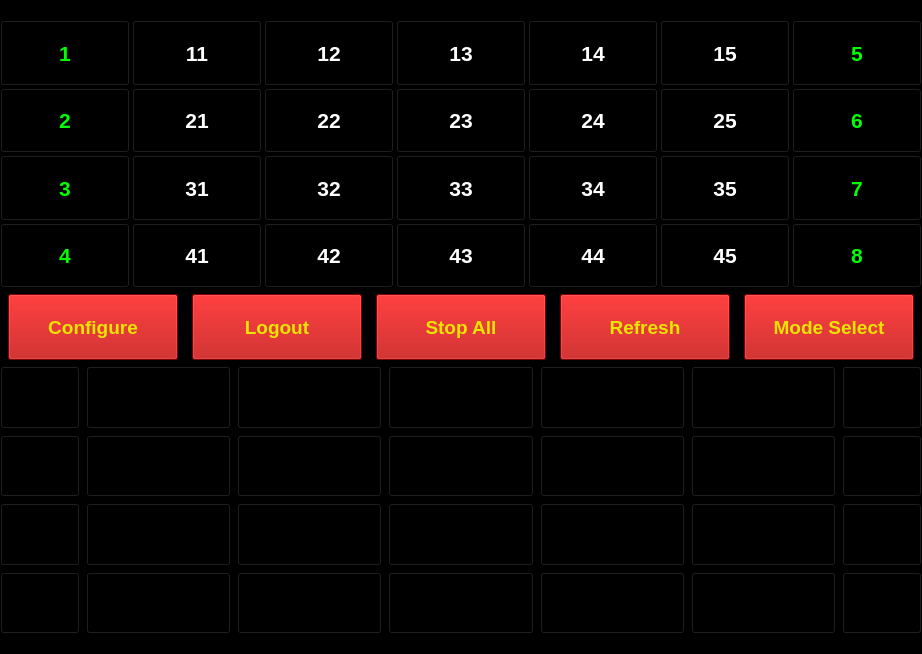
<?xml version="1.0" encoding="UTF-8"?>
<ui version="4.0">
 <class>CartWall</class>
 <widget class="QMainWindow" name="CartWall">
  <property name="geometry">
   <rect>
    <x>0</x>
    <y>0</y>
    <width>879</width>
    <height>654</height>
   </rect>
  </property>
  <property name="sizePolicy">
   <sizepolicy hsizetype="Maximum" vsizetype="Maximum">
    <horstretch>0</horstretch>
    <verstretch>0</verstretch>
   </sizepolicy>
  </property>
  <property name="font">
   <font>
    <pointsize>14</pointsize>
    <weight>75</weight>
    <bold>true</bold>
   </font>
  </property>
  <property name="contextMenuPolicy">
   <enum>Qt::NoContextMenu</enum>
  </property>
  <property name="windowTitle">
   <string>MainWindow</string>
  </property>
  <property name="styleSheet">
   <string notr="true">background-color: rgb(0, 0, 0);</string>
  </property>
  <widget class="QWidget" name="centralwidget">
   <property name="sizePolicy">
    <sizepolicy hsizetype="Maximum" vsizetype="Maximum">
     <horstretch>0</horstretch>
     <verstretch>0</verstretch>
    </sizepolicy>
   </property>
   <layout class="QVBoxLayout" name="verticalLayout" stretch="4,1,4">
    <property name="spacing">
     <number>-1</number>
    </property>
    <property name="sizeConstraint">
     <enum>QLayout::SetDefaultConstraint</enum>
    </property>
    <property name="leftMargin">
     <number>0</number>
    </property>
    <property name="topMargin">
     <number>20</number>
    </property>
    <property name="rightMargin">
     <number>0</number>
    </property>
    <property name="bottomMargin">
     <number>20</number>
    </property>
    <item>
     <layout class="QGridLayout" name="gridLayout" columnstretch="3,7,7,7,7,7,3">
      <property name="sizeConstraint">
       <enum>QLayout::SetMaximumSize</enum>
      </property>
      <property name="spacing">
       <number>2</number>
      </property>
      <item row="0" column="1">
       <widget class="QPushButton" name="btnTopCart11">
        <property name="sizePolicy">
         <sizepolicy hsizetype="Expanding" vsizetype="Expanding">
          <horstretch>0</horstretch>
          <verstretch>0</verstretch>
         </sizepolicy>
        </property>
        <property name="minimumSize">
         <size>
          <width>130</width>
          <height>0</height>
         </size>
        </property>
        <property name="font">
         <font>
          <pointsize>16</pointsize>
          <weight>75</weight>
          <bold>true</bold>
         </font>
        </property>
        <property name="focusPolicy">
         <enum>Qt::NoFocus</enum>
        </property>
        <property name="styleSheet">
         <string notr="true">color: rgb(255,255,255);</string>
        </property>
        <property name="text">
         <string>11</string>
        </property>
       </widget>
      </item>
      <item row="0" column="2">
       <widget class="QPushButton" name="btnTopCart12">
        <property name="sizePolicy">
         <sizepolicy hsizetype="Expanding" vsizetype="Expanding">
          <horstretch>0</horstretch>
          <verstretch>0</verstretch>
         </sizepolicy>
        </property>
        <property name="minimumSize">
         <size>
          <width>130</width>
          <height>0</height>
         </size>
        </property>
        <property name="font">
         <font>
          <pointsize>16</pointsize>
          <weight>75</weight>
          <bold>true</bold>
         </font>
        </property>
        <property name="focusPolicy">
         <enum>Qt::NoFocus</enum>
        </property>
        <property name="styleSheet">
         <string notr="true">color: rgb(255,255,255);</string>
        </property>
        <property name="text">
         <string>12</string>
        </property>
       </widget>
      </item>
      <item row="0" column="3">
       <widget class="QPushButton" name="btnTopCart13">
        <property name="sizePolicy">
         <sizepolicy hsizetype="Expanding" vsizetype="Expanding">
          <horstretch>0</horstretch>
          <verstretch>0</verstretch>
         </sizepolicy>
        </property>
        <property name="minimumSize">
         <size>
          <width>130</width>
          <height>0</height>
         </size>
        </property>
        <property name="font">
         <font>
          <pointsize>16</pointsize>
          <weight>75</weight>
          <bold>true</bold>
         </font>
        </property>
        <property name="focusPolicy">
         <enum>Qt::NoFocus</enum>
        </property>
        <property name="styleSheet">
         <string notr="true">color: rgb(255,255,255);</string>
        </property>
        <property name="text">
         <string>13</string>
        </property>
       </widget>
      </item>
      <item row="0" column="5">
       <widget class="QPushButton" name="btnTopCart15">
        <property name="sizePolicy">
         <sizepolicy hsizetype="Expanding" vsizetype="Expanding">
          <horstretch>0</horstretch>
          <verstretch>0</verstretch>
         </sizepolicy>
        </property>
        <property name="minimumSize">
         <size>
          <width>130</width>
          <height>0</height>
         </size>
        </property>
        <property name="font">
         <font>
          <pointsize>16</pointsize>
          <weight>75</weight>
          <bold>true</bold>
         </font>
        </property>
        <property name="focusPolicy">
         <enum>Qt::NoFocus</enum>
        </property>
        <property name="styleSheet">
         <string notr="true">color: rgb(255,255,255);</string>
        </property>
        <property name="text">
         <string>15</string>
        </property>
       </widget>
      </item>
      <item row="0" column="6">
       <widget class="QPushButton" name="btnTopPage5">
        <property name="sizePolicy">
         <sizepolicy hsizetype="Expanding" vsizetype="Expanding">
          <horstretch>0</horstretch>
          <verstretch>0</verstretch>
         </sizepolicy>
        </property>
        <property name="minimumSize">
         <size>
          <width>130</width>
          <height>0</height>
         </size>
        </property>
        <property name="font">
         <font>
          <pointsize>16</pointsize>
          <weight>75</weight>
          <bold>true</bold>
         </font>
        </property>
        <property name="focusPolicy">
         <enum>Qt::NoFocus</enum>
        </property>
        <property name="styleSheet">
         <string notr="true">background-color: rgb(0,0,0);
border-color: rgb(0,255,0);
color: rgb(0,255,0);</string>
        </property>
        <property name="text">
         <string>5</string>
        </property>
       </widget>
      </item>
      <item row="1" column="0">
       <widget class="QPushButton" name="btnTopPage2">
        <property name="sizePolicy">
         <sizepolicy hsizetype="Expanding" vsizetype="Expanding">
          <horstretch>0</horstretch>
          <verstretch>0</verstretch>
         </sizepolicy>
        </property>
        <property name="minimumSize">
         <size>
          <width>130</width>
          <height>0</height>
         </size>
        </property>
        <property name="font">
         <font>
          <pointsize>16</pointsize>
          <weight>75</weight>
          <bold>true</bold>
         </font>
        </property>
        <property name="focusPolicy">
         <enum>Qt::NoFocus</enum>
        </property>
        <property name="styleSheet">
         <string notr="true">background-color: rgb(0,0,0);
border-color: rgb(0,255,0);
color: rgb(0,255,0);</string>
        </property>
        <property name="text">
         <string>2</string>
        </property>
       </widget>
      </item>
      <item row="1" column="1">
       <widget class="QPushButton" name="btnTopCart21">
        <property name="sizePolicy">
         <sizepolicy hsizetype="Expanding" vsizetype="Expanding">
          <horstretch>0</horstretch>
          <verstretch>0</verstretch>
         </sizepolicy>
        </property>
        <property name="minimumSize">
         <size>
          <width>130</width>
          <height>0</height>
         </size>
        </property>
        <property name="font">
         <font>
          <pointsize>16</pointsize>
          <weight>75</weight>
          <bold>true</bold>
         </font>
        </property>
        <property name="focusPolicy">
         <enum>Qt::NoFocus</enum>
        </property>
        <property name="styleSheet">
         <string notr="true">color: rgb(255,255,255);</string>
        </property>
        <property name="text">
         <string>21</string>
        </property>
       </widget>
      </item>
      <item row="1" column="2">
       <widget class="QPushButton" name="btnTopCart22">
        <property name="sizePolicy">
         <sizepolicy hsizetype="Expanding" vsizetype="Expanding">
          <horstretch>0</horstretch>
          <verstretch>0</verstretch>
         </sizepolicy>
        </property>
        <property name="minimumSize">
         <size>
          <width>130</width>
          <height>0</height>
         </size>
        </property>
        <property name="font">
         <font>
          <pointsize>16</pointsize>
          <weight>75</weight>
          <bold>true</bold>
         </font>
        </property>
        <property name="focusPolicy">
         <enum>Qt::NoFocus</enum>
        </property>
        <property name="styleSheet">
         <string notr="true">color: rgb(255,255,255);</string>
        </property>
        <property name="text">
         <string>22</string>
        </property>
       </widget>
      </item>
      <item row="1" column="3">
       <widget class="QPushButton" name="btnTopCart23">
        <property name="sizePolicy">
         <sizepolicy hsizetype="Expanding" vsizetype="Expanding">
          <horstretch>0</horstretch>
          <verstretch>0</verstretch>
         </sizepolicy>
        </property>
        <property name="minimumSize">
         <size>
          <width>130</width>
          <height>0</height>
         </size>
        </property>
        <property name="font">
         <font>
          <pointsize>16</pointsize>
          <weight>75</weight>
          <bold>true</bold>
         </font>
        </property>
        <property name="focusPolicy">
         <enum>Qt::NoFocus</enum>
        </property>
        <property name="styleSheet">
         <string notr="true">color: rgb(255,255,255);</string>
        </property>
        <property name="text">
         <string>23</string>
        </property>
       </widget>
      </item>
      <item row="1" column="4">
       <widget class="QPushButton" name="btnTopCart24">
        <property name="sizePolicy">
         <sizepolicy hsizetype="Expanding" vsizetype="Expanding">
          <horstretch>0</horstretch>
          <verstretch>0</verstretch>
         </sizepolicy>
        </property>
        <property name="minimumSize">
         <size>
          <width>130</width>
          <height>0</height>
         </size>
        </property>
        <property name="font">
         <font>
          <pointsize>16</pointsize>
          <weight>75</weight>
          <bold>true</bold>
         </font>
        </property>
        <property name="focusPolicy">
         <enum>Qt::NoFocus</enum>
        </property>
        <property name="styleSheet">
         <string notr="true">color: rgb(255,255,255);</string>
        </property>
        <property name="text">
         <string>24</string>
        </property>
       </widget>
      </item>
      <item row="1" column="5">
       <widget class="QPushButton" name="btnTopCart25">
        <property name="sizePolicy">
         <sizepolicy hsizetype="Expanding" vsizetype="Expanding">
          <horstretch>0</horstretch>
          <verstretch>0</verstretch>
         </sizepolicy>
        </property>
        <property name="minimumSize">
         <size>
          <width>130</width>
          <height>0</height>
         </size>
        </property>
        <property name="font">
         <font>
          <pointsize>16</pointsize>
          <weight>75</weight>
          <bold>true</bold>
         </font>
        </property>
        <property name="focusPolicy">
         <enum>Qt::NoFocus</enum>
        </property>
        <property name="styleSheet">
         <string notr="true">color: rgb(255,255,255);</string>
        </property>
        <property name="text">
         <string>25</string>
        </property>
       </widget>
      </item>
      <item row="1" column="6">
       <widget class="QPushButton" name="btnTopPage6">
        <property name="sizePolicy">
         <sizepolicy hsizetype="Expanding" vsizetype="Expanding">
          <horstretch>0</horstretch>
          <verstretch>0</verstretch>
         </sizepolicy>
        </property>
        <property name="minimumSize">
         <size>
          <width>130</width>
          <height>0</height>
         </size>
        </property>
        <property name="font">
         <font>
          <pointsize>16</pointsize>
          <weight>75</weight>
          <bold>true</bold>
         </font>
        </property>
        <property name="focusPolicy">
         <enum>Qt::NoFocus</enum>
        </property>
        <property name="styleSheet">
         <string notr="true">background-color: rgb(0,0,0);
border-color: rgb(0,255,0);
color: rgb(0,255,0);</string>
        </property>
        <property name="text">
         <string>6</string>
        </property>
       </widget>
      </item>
      <item row="2" column="0">
       <widget class="QPushButton" name="btnTopPage3">
        <property name="sizePolicy">
         <sizepolicy hsizetype="Expanding" vsizetype="Expanding">
          <horstretch>0</horstretch>
          <verstretch>0</verstretch>
         </sizepolicy>
        </property>
        <property name="minimumSize">
         <size>
          <width>130</width>
          <height>0</height>
         </size>
        </property>
        <property name="font">
         <font>
          <pointsize>16</pointsize>
          <weight>75</weight>
          <bold>true</bold>
         </font>
        </property>
        <property name="focusPolicy">
         <enum>Qt::NoFocus</enum>
        </property>
        <property name="styleSheet">
         <string notr="true">background-color: rgb(0,0,0);
border-color: rgb(0,255,0);
color: rgb(0,255,0);</string>
        </property>
        <property name="text">
         <string>3</string>
        </property>
       </widget>
      </item>
      <item row="2" column="1">
       <widget class="QPushButton" name="btnTopCart31">
        <property name="sizePolicy">
         <sizepolicy hsizetype="Expanding" vsizetype="Expanding">
          <horstretch>0</horstretch>
          <verstretch>0</verstretch>
         </sizepolicy>
        </property>
        <property name="minimumSize">
         <size>
          <width>130</width>
          <height>0</height>
         </size>
        </property>
        <property name="font">
         <font>
          <pointsize>16</pointsize>
          <weight>75</weight>
          <bold>true</bold>
         </font>
        </property>
        <property name="focusPolicy">
         <enum>Qt::NoFocus</enum>
        </property>
        <property name="styleSheet">
         <string notr="true">color: rgb(255,255,255);</string>
        </property>
        <property name="text">
         <string>31</string>
        </property>
       </widget>
      </item>
      <item row="2" column="2">
       <widget class="QPushButton" name="btnTopCart32">
        <property name="sizePolicy">
         <sizepolicy hsizetype="Expanding" vsizetype="Expanding">
          <horstretch>0</horstretch>
          <verstretch>0</verstretch>
         </sizepolicy>
        </property>
        <property name="minimumSize">
         <size>
          <width>130</width>
          <height>0</height>
         </size>
        </property>
        <property name="font">
         <font>
          <pointsize>16</pointsize>
          <weight>75</weight>
          <bold>true</bold>
         </font>
        </property>
        <property name="focusPolicy">
         <enum>Qt::NoFocus</enum>
        </property>
        <property name="styleSheet">
         <string notr="true">color: rgb(255,255,255);</string>
        </property>
        <property name="text">
         <string>32</string>
        </property>
       </widget>
      </item>
      <item row="2" column="3">
       <widget class="QPushButton" name="btnTopCart33">
        <property name="sizePolicy">
         <sizepolicy hsizetype="Expanding" vsizetype="Expanding">
          <horstretch>0</horstretch>
          <verstretch>0</verstretch>
         </sizepolicy>
        </property>
        <property name="minimumSize">
         <size>
          <width>130</width>
          <height>0</height>
         </size>
        </property>
        <property name="font">
         <font>
          <pointsize>16</pointsize>
          <weight>75</weight>
          <bold>true</bold>
         </font>
        </property>
        <property name="focusPolicy">
         <enum>Qt::NoFocus</enum>
        </property>
        <property name="styleSheet">
         <string notr="true">color: rgb(255,255,255);</string>
        </property>
        <property name="text">
         <string>33</string>
        </property>
       </widget>
      </item>
      <item row="2" column="4">
       <widget class="QPushButton" name="btnTopCart34">
        <property name="sizePolicy">
         <sizepolicy hsizetype="Expanding" vsizetype="Expanding">
          <horstretch>0</horstretch>
          <verstretch>0</verstretch>
         </sizepolicy>
        </property>
        <property name="minimumSize">
         <size>
          <width>130</width>
          <height>0</height>
         </size>
        </property>
        <property name="font">
         <font>
          <pointsize>16</pointsize>
          <weight>75</weight>
          <bold>true</bold>
         </font>
        </property>
        <property name="focusPolicy">
         <enum>Qt::NoFocus</enum>
        </property>
        <property name="styleSheet">
         <string notr="true">color: rgb(255,255,255);</string>
        </property>
        <property name="text">
         <string>34</string>
        </property>
       </widget>
      </item>
      <item row="2" column="5">
       <widget class="QPushButton" name="btnTopCart35">
        <property name="sizePolicy">
         <sizepolicy hsizetype="Expanding" vsizetype="Expanding">
          <horstretch>0</horstretch>
          <verstretch>0</verstretch>
         </sizepolicy>
        </property>
        <property name="minimumSize">
         <size>
          <width>130</width>
          <height>0</height>
         </size>
        </property>
        <property name="font">
         <font>
          <pointsize>16</pointsize>
          <weight>75</weight>
          <bold>true</bold>
         </font>
        </property>
        <property name="focusPolicy">
         <enum>Qt::NoFocus</enum>
        </property>
        <property name="styleSheet">
         <string notr="true">color: rgb(255,255,255);</string>
        </property>
        <property name="text">
         <string>35</string>
        </property>
       </widget>
      </item>
      <item row="2" column="6">
       <widget class="QPushButton" name="btnTopPage7">
        <property name="sizePolicy">
         <sizepolicy hsizetype="Expanding" vsizetype="Expanding">
          <horstretch>0</horstretch>
          <verstretch>0</verstretch>
         </sizepolicy>
        </property>
        <property name="minimumSize">
         <size>
          <width>130</width>
          <height>0</height>
         </size>
        </property>
        <property name="font">
         <font>
          <pointsize>16</pointsize>
          <weight>75</weight>
          <bold>true</bold>
         </font>
        </property>
        <property name="focusPolicy">
         <enum>Qt::NoFocus</enum>
        </property>
        <property name="styleSheet">
         <string notr="true">background-color: rgb(0,0,0);
border-color: rgb(0,255,0);
color: rgb(0,255,0);</string>
        </property>
        <property name="text">
         <string>7</string>
        </property>
       </widget>
      </item>
      <item row="3" column="0">
       <widget class="QPushButton" name="btnTopPage4">
        <property name="sizePolicy">
         <sizepolicy hsizetype="Expanding" vsizetype="Expanding">
          <horstretch>0</horstretch>
          <verstretch>0</verstretch>
         </sizepolicy>
        </property>
        <property name="minimumSize">
         <size>
          <width>130</width>
          <height>0</height>
         </size>
        </property>
        <property name="font">
         <font>
          <pointsize>16</pointsize>
          <weight>75</weight>
          <bold>true</bold>
         </font>
        </property>
        <property name="focusPolicy">
         <enum>Qt::NoFocus</enum>
        </property>
        <property name="styleSheet">
         <string notr="true">background-color: rgb(0,0,0);
border-color: rgb(0,255,0);
color: rgb(0,255,0);</string>
        </property>
        <property name="text">
         <string>4</string>
        </property>
       </widget>
      </item>
      <item row="3" column="1">
       <widget class="QPushButton" name="btnTopCart41">
        <property name="sizePolicy">
         <sizepolicy hsizetype="Expanding" vsizetype="Expanding">
          <horstretch>0</horstretch>
          <verstretch>0</verstretch>
         </sizepolicy>
        </property>
        <property name="minimumSize">
         <size>
          <width>130</width>
          <height>0</height>
         </size>
        </property>
        <property name="font">
         <font>
          <pointsize>16</pointsize>
          <weight>75</weight>
          <bold>true</bold>
         </font>
        </property>
        <property name="focusPolicy">
         <enum>Qt::NoFocus</enum>
        </property>
        <property name="styleSheet">
         <string notr="true">color: rgb(255,255,255);</string>
        </property>
        <property name="text">
         <string>41</string>
        </property>
       </widget>
      </item>
      <item row="3" column="2">
       <widget class="QPushButton" name="btnTopCart42">
        <property name="sizePolicy">
         <sizepolicy hsizetype="Expanding" vsizetype="Expanding">
          <horstretch>0</horstretch>
          <verstretch>0</verstretch>
         </sizepolicy>
        </property>
        <property name="minimumSize">
         <size>
          <width>130</width>
          <height>0</height>
         </size>
        </property>
        <property name="font">
         <font>
          <pointsize>16</pointsize>
          <weight>75</weight>
          <bold>true</bold>
         </font>
        </property>
        <property name="focusPolicy">
         <enum>Qt::NoFocus</enum>
        </property>
        <property name="styleSheet">
         <string notr="true">color: rgb(255,255,255);</string>
        </property>
        <property name="text">
         <string>42</string>
        </property>
       </widget>
      </item>
      <item row="3" column="3">
       <widget class="QPushButton" name="btnTopCart43">
        <property name="sizePolicy">
         <sizepolicy hsizetype="Expanding" vsizetype="Expanding">
          <horstretch>0</horstretch>
          <verstretch>0</verstretch>
         </sizepolicy>
        </property>
        <property name="minimumSize">
         <size>
          <width>130</width>
          <height>0</height>
         </size>
        </property>
        <property name="font">
         <font>
          <pointsize>16</pointsize>
          <weight>75</weight>
          <bold>true</bold>
         </font>
        </property>
        <property name="focusPolicy">
         <enum>Qt::NoFocus</enum>
        </property>
        <property name="styleSheet">
         <string notr="true">color: rgb(255,255,255);</string>
        </property>
        <property name="text">
         <string>43</string>
        </property>
       </widget>
      </item>
      <item row="3" column="4">
       <widget class="QPushButton" name="btnTopCart44">
        <property name="sizePolicy">
         <sizepolicy hsizetype="Expanding" vsizetype="Expanding">
          <horstretch>0</horstretch>
          <verstretch>0</verstretch>
         </sizepolicy>
        </property>
        <property name="minimumSize">
         <size>
          <width>130</width>
          <height>0</height>
         </size>
        </property>
        <property name="font">
         <font>
          <pointsize>16</pointsize>
          <weight>75</weight>
          <bold>true</bold>
         </font>
        </property>
        <property name="focusPolicy">
         <enum>Qt::NoFocus</enum>
        </property>
        <property name="autoFillBackground">
         <bool>false</bool>
        </property>
        <property name="styleSheet">
         <string notr="true">color: rgb(255,255,255);</string>
        </property>
        <property name="text">
         <string>44</string>
        </property>
       </widget>
      </item>
      <item row="3" column="5">
       <widget class="QPushButton" name="btnTopCart45">
        <property name="sizePolicy">
         <sizepolicy hsizetype="Expanding" vsizetype="Expanding">
          <horstretch>0</horstretch>
          <verstretch>0</verstretch>
         </sizepolicy>
        </property>
        <property name="minimumSize">
         <size>
          <width>130</width>
          <height>0</height>
         </size>
        </property>
        <property name="font">
         <font>
          <pointsize>16</pointsize>
          <weight>75</weight>
          <bold>true</bold>
         </font>
        </property>
        <property name="focusPolicy">
         <enum>Qt::NoFocus</enum>
        </property>
        <property name="styleSheet">
         <string notr="true">color: rgb(255,255,255);</string>
        </property>
        <property name="text">
         <string>45</string>
        </property>
       </widget>
      </item>
      <item row="3" column="6">
       <widget class="QPushButton" name="btnTopPage8">
        <property name="sizePolicy">
         <sizepolicy hsizetype="Expanding" vsizetype="Expanding">
          <horstretch>0</horstretch>
          <verstretch>0</verstretch>
         </sizepolicy>
        </property>
        <property name="minimumSize">
         <size>
          <width>130</width>
          <height>0</height>
         </size>
        </property>
        <property name="font">
         <font>
          <pointsize>16</pointsize>
          <weight>75</weight>
          <bold>true</bold>
         </font>
        </property>
        <property name="focusPolicy">
         <enum>Qt::NoFocus</enum>
        </property>
        <property name="styleSheet">
         <string notr="true">background-color: rgb(0,0,0);
border-color: rgb(0,255,0);
color: rgb(0,255,0);</string>
        </property>
        <property name="text">
         <string>8</string>
        </property>
       </widget>
      </item>
      <item row="0" column="4">
       <widget class="QPushButton" name="btnTopCart14">
        <property name="sizePolicy">
         <sizepolicy hsizetype="Expanding" vsizetype="Expanding">
          <horstretch>0</horstretch>
          <verstretch>0</verstretch>
         </sizepolicy>
        </property>
        <property name="minimumSize">
         <size>
          <width>130</width>
          <height>0</height>
         </size>
        </property>
        <property name="font">
         <font>
          <pointsize>16</pointsize>
          <weight>75</weight>
          <bold>true</bold>
         </font>
        </property>
        <property name="focusPolicy">
         <enum>Qt::NoFocus</enum>
        </property>
        <property name="styleSheet">
         <string notr="true">color: rgb(255,255,255);</string>
        </property>
        <property name="text">
         <string>14</string>
        </property>
       </widget>
      </item>
      <item row="0" column="0">
       <widget class="QPushButton" name="btnTopPage1">
        <property name="sizePolicy">
         <sizepolicy hsizetype="Expanding" vsizetype="Expanding">
          <horstretch>0</horstretch>
          <verstretch>0</verstretch>
         </sizepolicy>
        </property>
        <property name="minimumSize">
         <size>
          <width>130</width>
          <height>0</height>
         </size>
        </property>
        <property name="font">
         <font>
          <pointsize>16</pointsize>
          <weight>75</weight>
          <bold>true</bold>
         </font>
        </property>
        <property name="focusPolicy">
         <enum>Qt::NoFocus</enum>
        </property>
        <property name="styleSheet">
         <string notr="true">background-colour: rgb(0,0,0);
border-color: rgb(0,255,0);
color: rgb(0,255,0);</string>
        </property>
        <property name="text">
         <string>1</string>
        </property>
       </widget>
      </item>
     </layout>
    </item>
    <item>
     <layout class="QHBoxLayout" name="horizontalLayout">
      <item>
       <spacer name="horizontalSpacer">
        <property name="orientation">
         <enum>Qt::Horizontal</enum>
        </property>
        <property name="sizeHint" stdset="0">
         <size>
          <width>40</width>
          <height>20</height>
         </size>
        </property>
       </spacer>
      </item>
      <item>
       <widget class="QPushButton" name="btnConfigure">
        <property name="sizePolicy">
         <sizepolicy hsizetype="Fixed" vsizetype="Expanding">
          <horstretch>0</horstretch>
          <verstretch>0</verstretch>
         </sizepolicy>
        </property>
        <property name="minimumSize">
         <size>
          <width>170</width>
          <height>0</height>
         </size>
        </property>
        <property name="font">
         <font>
          <pointsize>14</pointsize>
          <weight>75</weight>
          <bold>true</bold>
         </font>
        </property>
        <property name="focusPolicy">
         <enum>Qt::NoFocus</enum>
        </property>
        <property name="styleSheet">
         <string notr="true">background-color: rgb(180,0,0);
border-color: rgb(255, 255, 255);
color: rgb(232, 229, 1);</string>
        </property>
        <property name="text">
         <string>Configure</string>
        </property>
       </widget>
      </item>
      <item>
       <spacer name="horizontalSpacer_3">
        <property name="orientation">
         <enum>Qt::Horizontal</enum>
        </property>
        <property name="sizeHint" stdset="0">
         <size>
          <width>40</width>
          <height>20</height>
         </size>
        </property>
       </spacer>
      </item>
      <item>
       <widget class="QPushButton" name="btnLogout">
        <property name="sizePolicy">
         <sizepolicy hsizetype="Fixed" vsizetype="Expanding">
          <horstretch>0</horstretch>
          <verstretch>0</verstretch>
         </sizepolicy>
        </property>
        <property name="minimumSize">
         <size>
          <width>170</width>
          <height>0</height>
         </size>
        </property>
        <property name="font">
         <font>
          <pointsize>14</pointsize>
          <weight>75</weight>
          <bold>true</bold>
         </font>
        </property>
        <property name="focusPolicy">
         <enum>Qt::NoFocus</enum>
        </property>
        <property name="styleSheet">
         <string notr="true">background-color: rgb(180,0,0);
border-color: rgb(255, 255, 255);
color: rgb(232, 229, 1);</string>
        </property>
        <property name="text">
         <string>Logout</string>
        </property>
       </widget>
      </item>
      <item>
       <spacer name="horizontalSpacer_4">
        <property name="orientation">
         <enum>Qt::Horizontal</enum>
        </property>
        <property name="sizeHint" stdset="0">
         <size>
          <width>40</width>
          <height>20</height>
         </size>
        </property>
       </spacer>
      </item>
      <item>
       <widget class="QPushButton" name="btnStopAll">
        <property name="sizePolicy">
         <sizepolicy hsizetype="Fixed" vsizetype="Expanding">
          <horstretch>0</horstretch>
          <verstretch>0</verstretch>
         </sizepolicy>
        </property>
        <property name="minimumSize">
         <size>
          <width>170</width>
          <height>0</height>
         </size>
        </property>
        <property name="font">
         <font>
          <pointsize>14</pointsize>
          <weight>75</weight>
          <bold>true</bold>
         </font>
        </property>
        <property name="focusPolicy">
         <enum>Qt::NoFocus</enum>
        </property>
        <property name="styleSheet">
         <string notr="true">background-color: rgb(180,0,0);
border-color: rgb(255, 255, 255);
color: rgb(232, 229, 1);
</string>
        </property>
        <property name="text">
         <string>Stop All</string>
        </property>
       </widget>
      </item>
      <item>
       <spacer name="horizontalSpacer_5">
        <property name="orientation">
         <enum>Qt::Horizontal</enum>
        </property>
        <property name="sizeHint" stdset="0">
         <size>
          <width>40</width>
          <height>20</height>
         </size>
        </property>
       </spacer>
      </item>
      <item>
       <widget class="QPushButton" name="btnRefresh">
        <property name="sizePolicy">
         <sizepolicy hsizetype="Fixed" vsizetype="Expanding">
          <horstretch>0</horstretch>
          <verstretch>0</verstretch>
         </sizepolicy>
        </property>
        <property name="minimumSize">
         <size>
          <width>170</width>
          <height>0</height>
         </size>
        </property>
        <property name="font">
         <font>
          <pointsize>14</pointsize>
          <weight>75</weight>
          <bold>true</bold>
         </font>
        </property>
        <property name="focusPolicy">
         <enum>Qt::NoFocus</enum>
        </property>
        <property name="styleSheet">
         <string notr="true">background-color: rgb(180,0,0);
border-color: rgb(255, 255, 255);
color: rgb(232, 229, 1);</string>
        </property>
        <property name="text">
         <string>Refresh</string>
        </property>
       </widget>
      </item>
      <item>
       <spacer name="horizontalSpacer_6">
        <property name="orientation">
         <enum>Qt::Horizontal</enum>
        </property>
        <property name="sizeHint" stdset="0">
         <size>
          <width>40</width>
          <height>20</height>
         </size>
        </property>
       </spacer>
      </item>
      <item>
       <widget class="QPushButton" name="pushButton">
        <property name="sizePolicy">
         <sizepolicy hsizetype="Fixed" vsizetype="Expanding">
          <horstretch>0</horstretch>
          <verstretch>0</verstretch>
         </sizepolicy>
        </property>
        <property name="minimumSize">
         <size>
          <width>170</width>
          <height>0</height>
         </size>
        </property>
        <property name="font">
         <font>
          <pointsize>14</pointsize>
          <weight>75</weight>
          <bold>true</bold>
         </font>
        </property>
        <property name="focusPolicy">
         <enum>Qt::NoFocus</enum>
        </property>
        <property name="styleSheet">
         <string notr="true">background-color: rgb(180,0,0);
border-color: rgb(255, 255, 255);
color: rgb(232, 229, 1);</string>
        </property>
        <property name="text">
         <string>Mode Select</string>
        </property>
       </widget>
      </item>
      <item>
       <spacer name="horizontalSpacer_2">
        <property name="orientation">
         <enum>Qt::Horizontal</enum>
        </property>
        <property name="sizeHint" stdset="0">
         <size>
          <width>40</width>
          <height>20</height>
         </size>
        </property>
       </spacer>
      </item>
     </layout>
    </item>
    <item>
     <layout class="QGridLayout" name="gridLayout_8" columnstretch="1,7,7,7,7,7,1">
      <item row="0" column="0">
       <widget class="QPushButton" name="pushButton_32">
        <property name="sizePolicy">
         <sizepolicy hsizetype="Expanding" vsizetype="Expanding">
          <horstretch>0</horstretch>
          <verstretch>0</verstretch>
         </sizepolicy>
        </property>
        <property name="text">
         <string>PushButton</string>
        </property>
       </widget>
      </item>
      <item row="1" column="0">
       <widget class="QPushButton" name="pushButton_33">
        <property name="sizePolicy">
         <sizepolicy hsizetype="Expanding" vsizetype="Expanding">
          <horstretch>0</horstretch>
          <verstretch>0</verstretch>
         </sizepolicy>
        </property>
        <property name="text">
         <string>PushButton</string>
        </property>
       </widget>
      </item>
      <item row="2" column="0">
       <widget class="QPushButton" name="pushButton_34">
        <property name="sizePolicy">
         <sizepolicy hsizetype="Expanding" vsizetype="Expanding">
          <horstretch>0</horstretch>
          <verstretch>0</verstretch>
         </sizepolicy>
        </property>
        <property name="text">
         <string>PushButton</string>
        </property>
       </widget>
      </item>
      <item row="3" column="0">
       <widget class="QPushButton" name="pushButton_35">
        <property name="sizePolicy">
         <sizepolicy hsizetype="Expanding" vsizetype="Expanding">
          <horstretch>0</horstretch>
          <verstretch>0</verstretch>
         </sizepolicy>
        </property>
        <property name="text">
         <string>PushButton</string>
        </property>
       </widget>
      </item>
      <item row="0" column="1">
       <widget class="QPushButton" name="pushButton_36">
        <property name="sizePolicy">
         <sizepolicy hsizetype="Expanding" vsizetype="Expanding">
          <horstretch>0</horstretch>
          <verstretch>0</verstretch>
         </sizepolicy>
        </property>
        <property name="text">
         <string>PushButton</string>
        </property>
       </widget>
      </item>
      <item row="1" column="1">
       <widget class="QPushButton" name="pushButton_37">
        <property name="sizePolicy">
         <sizepolicy hsizetype="Expanding" vsizetype="Expanding">
          <horstretch>0</horstretch>
          <verstretch>0</verstretch>
         </sizepolicy>
        </property>
        <property name="text">
         <string>PushButton</string>
        </property>
       </widget>
      </item>
      <item row="2" column="1">
       <widget class="QPushButton" name="pushButton_38">
        <property name="sizePolicy">
         <sizepolicy hsizetype="Expanding" vsizetype="Expanding">
          <horstretch>0</horstretch>
          <verstretch>0</verstretch>
         </sizepolicy>
        </property>
        <property name="text">
         <string>PushButton</string>
        </property>
       </widget>
      </item>
      <item row="3" column="1">
       <widget class="QPushButton" name="pushButton_39">
        <property name="sizePolicy">
         <sizepolicy hsizetype="Expanding" vsizetype="Expanding">
          <horstretch>0</horstretch>
          <verstretch>0</verstretch>
         </sizepolicy>
        </property>
        <property name="text">
         <string>PushButton</string>
        </property>
       </widget>
      </item>
      <item row="1" column="2">
       <widget class="QPushButton" name="pushButton_40">
        <property name="sizePolicy">
         <sizepolicy hsizetype="Expanding" vsizetype="Expanding">
          <horstretch>0</horstretch>
          <verstretch>0</verstretch>
         </sizepolicy>
        </property>
        <property name="text">
         <string>PushButton</string>
        </property>
       </widget>
      </item>
      <item row="0" column="2">
       <widget class="QPushButton" name="pushButton_41">
        <property name="sizePolicy">
         <sizepolicy hsizetype="Expanding" vsizetype="Expanding">
          <horstretch>0</horstretch>
          <verstretch>0</verstretch>
         </sizepolicy>
        </property>
        <property name="text">
         <string>PushButton</string>
        </property>
       </widget>
      </item>
      <item row="2" column="2">
       <widget class="QPushButton" name="pushButton_42">
        <property name="sizePolicy">
         <sizepolicy hsizetype="Expanding" vsizetype="Expanding">
          <horstretch>0</horstretch>
          <verstretch>0</verstretch>
         </sizepolicy>
        </property>
        <property name="text">
         <string>PushButton</string>
        </property>
       </widget>
      </item>
      <item row="3" column="2">
       <widget class="QPushButton" name="pushButton_43">
        <property name="sizePolicy">
         <sizepolicy hsizetype="Expanding" vsizetype="Expanding">
          <horstretch>0</horstretch>
          <verstretch>0</verstretch>
         </sizepolicy>
        </property>
        <property name="text">
         <string>PushButton</string>
        </property>
       </widget>
      </item>
      <item row="0" column="3">
       <widget class="QPushButton" name="pushButton_44">
        <property name="sizePolicy">
         <sizepolicy hsizetype="Expanding" vsizetype="Expanding">
          <horstretch>0</horstretch>
          <verstretch>0</verstretch>
         </sizepolicy>
        </property>
        <property name="text">
         <string>PushButton</string>
        </property>
       </widget>
      </item>
      <item row="1" column="3">
       <widget class="QPushButton" name="pushButton_45">
        <property name="sizePolicy">
         <sizepolicy hsizetype="Expanding" vsizetype="Expanding">
          <horstretch>0</horstretch>
          <verstretch>0</verstretch>
         </sizepolicy>
        </property>
        <property name="text">
         <string>PushButton</string>
        </property>
       </widget>
      </item>
      <item row="2" column="3">
       <widget class="QPushButton" name="pushButton_46">
        <property name="sizePolicy">
         <sizepolicy hsizetype="Expanding" vsizetype="Expanding">
          <horstretch>0</horstretch>
          <verstretch>0</verstretch>
         </sizepolicy>
        </property>
        <property name="text">
         <string>PushButton</string>
        </property>
       </widget>
      </item>
      <item row="3" column="3">
       <widget class="QPushButton" name="pushButton_47">
        <property name="sizePolicy">
         <sizepolicy hsizetype="Expanding" vsizetype="Expanding">
          <horstretch>0</horstretch>
          <verstretch>0</verstretch>
         </sizepolicy>
        </property>
        <property name="text">
         <string>PushButton</string>
        </property>
       </widget>
      </item>
      <item row="0" column="4">
       <widget class="QPushButton" name="pushButton_48">
        <property name="sizePolicy">
         <sizepolicy hsizetype="Expanding" vsizetype="Expanding">
          <horstretch>0</horstretch>
          <verstretch>0</verstretch>
         </sizepolicy>
        </property>
        <property name="text">
         <string>PushButton</string>
        </property>
       </widget>
      </item>
      <item row="1" column="4">
       <widget class="QPushButton" name="pushButton_49">
        <property name="sizePolicy">
         <sizepolicy hsizetype="Expanding" vsizetype="Expanding">
          <horstretch>0</horstretch>
          <verstretch>0</verstretch>
         </sizepolicy>
        </property>
        <property name="text">
         <string>PushButton</string>
        </property>
       </widget>
      </item>
      <item row="2" column="4">
       <widget class="QPushButton" name="pushButton_50">
        <property name="sizePolicy">
         <sizepolicy hsizetype="Expanding" vsizetype="Expanding">
          <horstretch>0</horstretch>
          <verstretch>0</verstretch>
         </sizepolicy>
        </property>
        <property name="text">
         <string>PushButton</string>
        </property>
       </widget>
      </item>
      <item row="3" column="4">
       <widget class="QPushButton" name="pushButton_51">
        <property name="sizePolicy">
         <sizepolicy hsizetype="Expanding" vsizetype="Expanding">
          <horstretch>0</horstretch>
          <verstretch>0</verstretch>
         </sizepolicy>
        </property>
        <property name="text">
         <string>PushButton</string>
        </property>
       </widget>
      </item>
      <item row="0" column="5">
       <widget class="QPushButton" name="pushButton_52">
        <property name="sizePolicy">
         <sizepolicy hsizetype="Expanding" vsizetype="Expanding">
          <horstretch>0</horstretch>
          <verstretch>0</verstretch>
         </sizepolicy>
        </property>
        <property name="text">
         <string>PushButton</string>
        </property>
       </widget>
      </item>
      <item row="1" column="5">
       <widget class="QPushButton" name="pushButton_53">
        <property name="sizePolicy">
         <sizepolicy hsizetype="Expanding" vsizetype="Expanding">
          <horstretch>0</horstretch>
          <verstretch>0</verstretch>
         </sizepolicy>
        </property>
        <property name="text">
         <string>PushButton</string>
        </property>
       </widget>
      </item>
      <item row="2" column="5">
       <widget class="QPushButton" name="pushButton_54">
        <property name="sizePolicy">
         <sizepolicy hsizetype="Expanding" vsizetype="Expanding">
          <horstretch>0</horstretch>
          <verstretch>0</verstretch>
         </sizepolicy>
        </property>
        <property name="text">
         <string>PushButton</string>
        </property>
       </widget>
      </item>
      <item row="3" column="5">
       <widget class="QPushButton" name="pushButton_55">
        <property name="sizePolicy">
         <sizepolicy hsizetype="Expanding" vsizetype="Expanding">
          <horstretch>0</horstretch>
          <verstretch>0</verstretch>
         </sizepolicy>
        </property>
        <property name="text">
         <string>PushButton</string>
        </property>
       </widget>
      </item>
      <item row="0" column="6">
       <widget class="QPushButton" name="pushButton_56">
        <property name="sizePolicy">
         <sizepolicy hsizetype="Expanding" vsizetype="Expanding">
          <horstretch>0</horstretch>
          <verstretch>0</verstretch>
         </sizepolicy>
        </property>
        <property name="text">
         <string>PushButton</string>
        </property>
       </widget>
      </item>
      <item row="1" column="6">
       <widget class="QPushButton" name="pushButton_57">
        <property name="sizePolicy">
         <sizepolicy hsizetype="Expanding" vsizetype="Expanding">
          <horstretch>0</horstretch>
          <verstretch>0</verstretch>
         </sizepolicy>
        </property>
        <property name="text">
         <string>PushButton</string>
        </property>
       </widget>
      </item>
      <item row="2" column="6">
       <widget class="QPushButton" name="pushButton_58">
        <property name="sizePolicy">
         <sizepolicy hsizetype="Expanding" vsizetype="Expanding">
          <horstretch>0</horstretch>
          <verstretch>0</verstretch>
         </sizepolicy>
        </property>
        <property name="text">
         <string>PushButton</string>
        </property>
       </widget>
      </item>
      <item row="3" column="6">
       <widget class="QPushButton" name="pushButton_59">
        <property name="sizePolicy">
         <sizepolicy hsizetype="Expanding" vsizetype="Expanding">
          <horstretch>0</horstretch>
          <verstretch>0</verstretch>
         </sizepolicy>
        </property>
        <property name="text">
         <string>PushButton</string>
        </property>
       </widget>
      </item>
     </layout>
    </item>
   </layout>
  </widget>
 </widget>
 <resources/>
 <connections/>
</ui>
